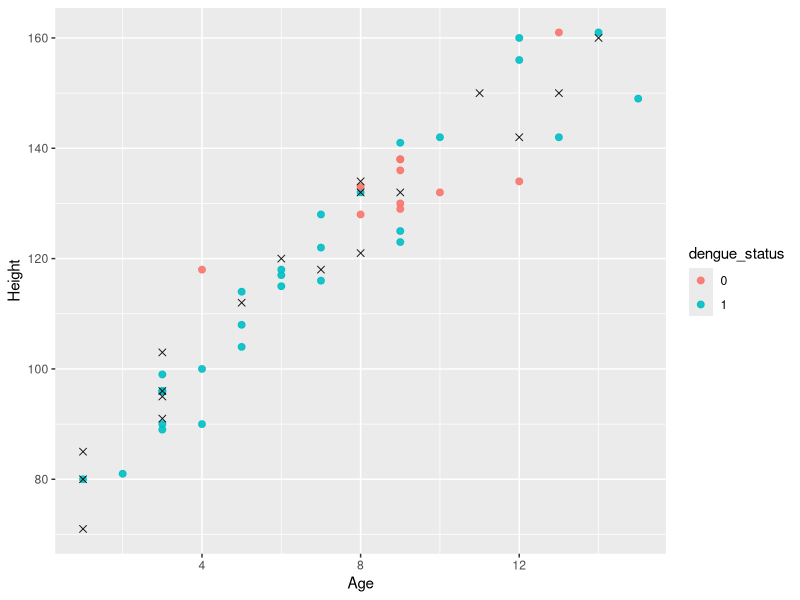

Reproduce this figure in R.
## ---- chunk 1
library(ggplot2)
library(broom)
library(gridExtra)
library(dplyr)
library(class)
library(tidyverse)
## ---- chunk 2
knitr::opts_chunk$set(echo = TRUE)
## ---- chunk 3
dengue<-read.csv("dengueData.csv")
## ---- chunk 4
sum(is.na(dengue))
na.omit(dengue)
## ---- chunk 5
glimpse(dengue)
## ---- chunk 6
knnDemo<-data.frame("dengue_status"= dengue$Y,"Age"= dengue$Age, "Height"= dengue$Height)
## ---- chunk 7
numb<-nrow(knnDemo)
DemoSubsetRow<-sample(1:numb,numb*0.01,replace = FALSE)
SetForDemo<-knnDemo[DemoSubsetRow,]  

demoNum<-nrow(SetForDemo)
SelectIn_Demo<-sample(1:demoNum,demoNum*0.7,replace = FALSE)
demoTrain<-SetForDemo[SelectIn_Demo,]
demoTest<-SetForDemo[-SelectIn_Demo,]
## ---- chunk 8
demoTrain<-demoTrain%>%
  mutate(dengue_status=as.character(dengue_status))
demoTest<-demoTest%>%
  mutate(dengue_status_test=as.character(dengue_status))
ggplot()+
  geom_point(data = demoTrain,aes(x=Age,y=Height,col=dengue_status),size=2,alpha=0.9,shape=19)+
  geom_point(data =demoTest,aes(x=Age,y=Height),size=2,alpha=0.9,shape=4)
  
  
## ---- chunk 9
example_data<-data.frame("Age"= rep(NA,1),"Height"=rep(NA,1))
example_data$Age[1]<-8
example_data$Height[1]<-100


#Kpreds_sample<-knn(demoTrain[,c(2,3)],example_data[,c(1,2)],k=i,cl=demoTrain$dengue_status)

for(j in 1:20){
  Kpreds_sample<-knn(demoTrain[,c(2,3)],example_data[,c(1,2)],k=j,cl=demoTrain$dengue_status)
  
}
## ---- chunk 10
knnActual<-dengue
knnActual<-knnActual%>%
  mutate(Flush=as.character(Flush),
        Hepatomegaly=as.character(Hepatomegaly),
        Rash=as.character(Rash))
knnActual<-knnActual%>%
  mutate(Flush = recode(Flush,"TRUE" = "1",
         "FALSE" = "0"),
         Hepatomegaly = recode(Hepatomegaly,"TRUE" = "1",
                               "FALSE" = "0"),
         Rash = recode(Rash,"TRUE" = "1",
                      "FALSE" = "0"))
## ---- chunk 11
n<-nrow(knnActual)
nk<-50
storage<-data.frame("K"=rep(NA,nk),
                    "Sensitivity" = rep(NA,nk),
                    "Specificity" = rep(NA,nk),
                    "GeoMean" = rep(NA,nk))
pool<-rep(1:10,573)
set.seed(363663)
fold<-sample(pool,5726,replace = FALSE)


for(k in 1:nk){
  storage$K<-k
  
  storage_inner<-data.frame("YHat" = rep(NA,n))
  
  for(i in 1:10){
    infold<-which(fold == i)
    Train_Dengue<-knnActual[-infold,]
    Test_Dengue<-knnActual[infold,]
    
    k_preds<-knn(Train_Dengue[,c(1:11)],Test_Dengue[,c(1:11)],k=k,cl=Train_Dengue$Y)
    
    storage_inner$YHat[infold]<-as.numeric(as.character(k_preds))
    
    
    
  }
  
  
}
